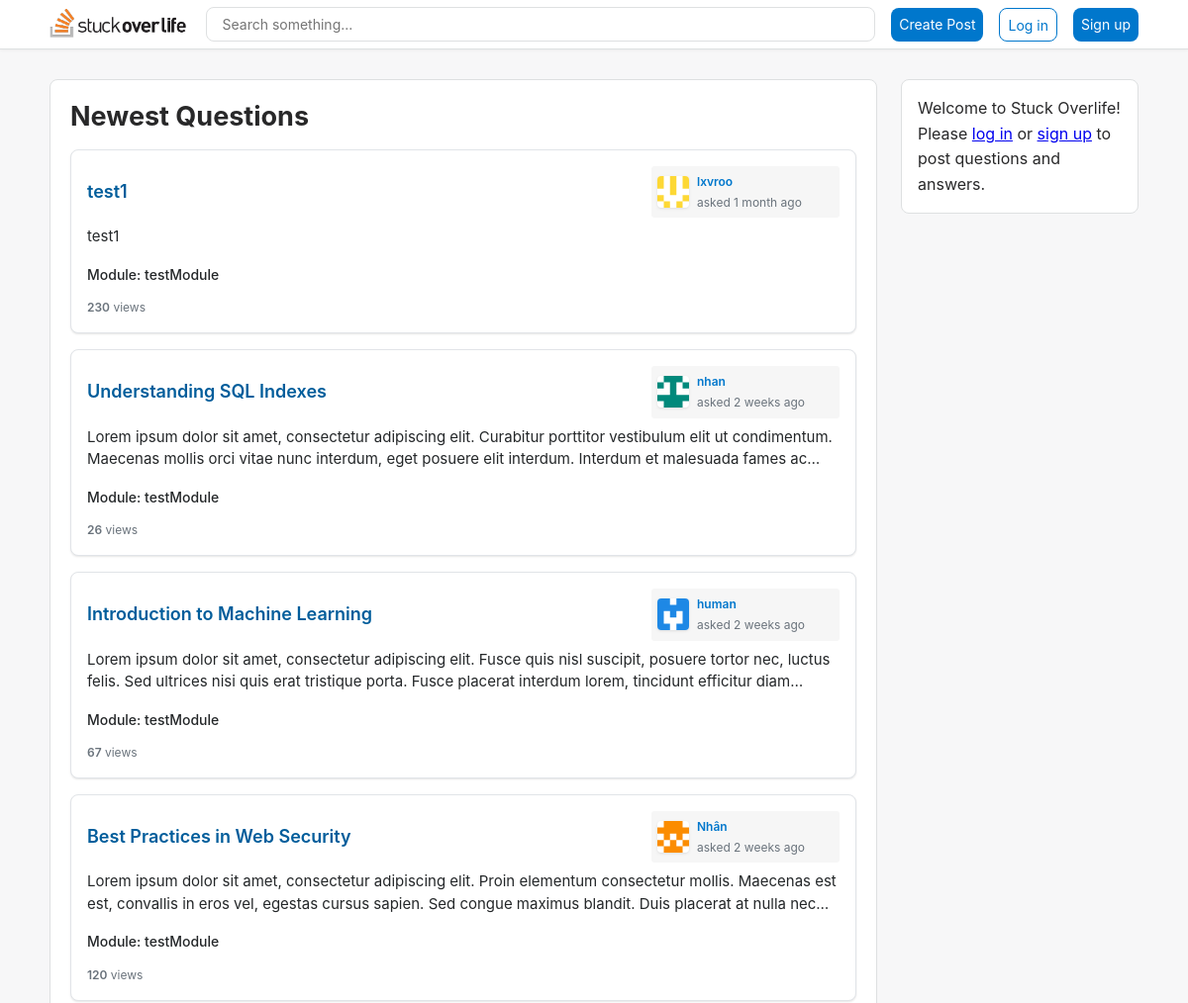
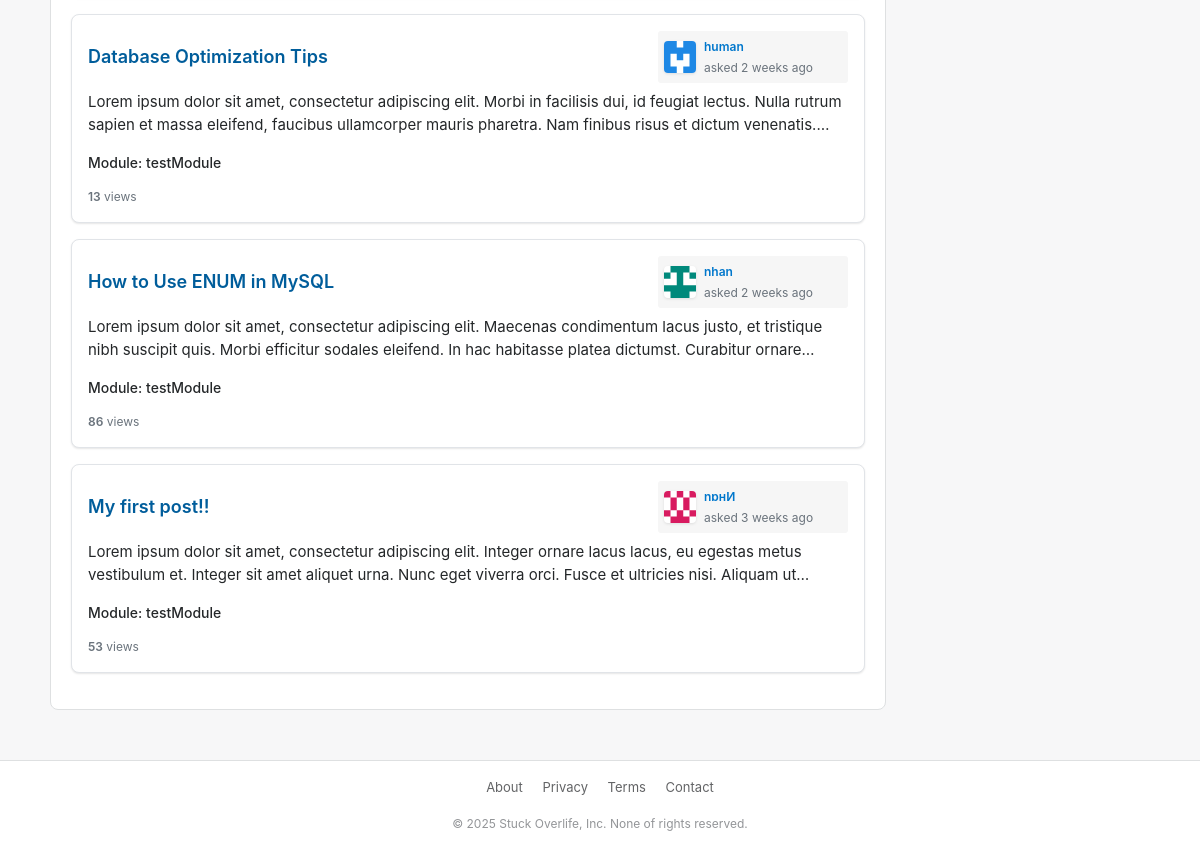
Before: / with the older database file (2 pictures, top to bottom).
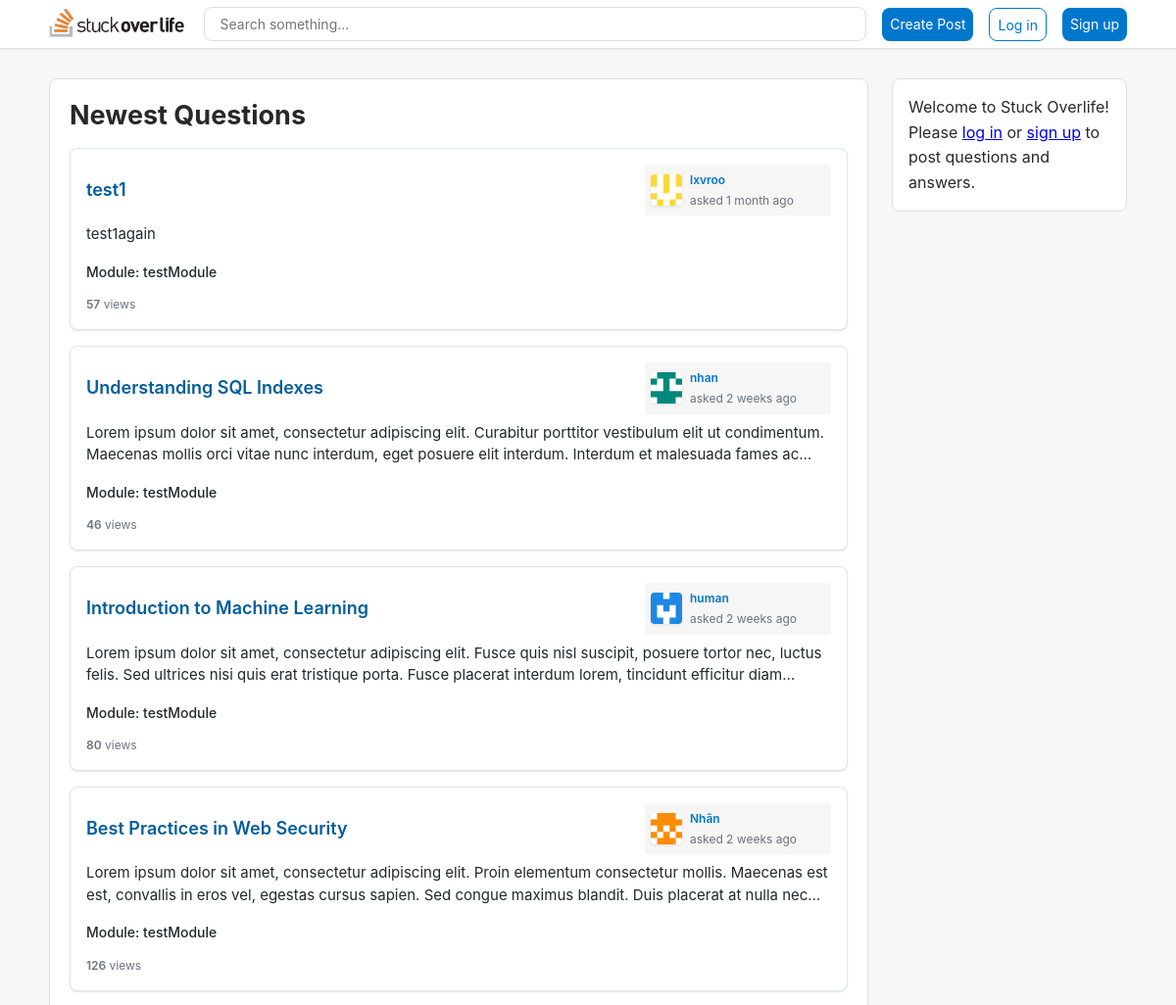
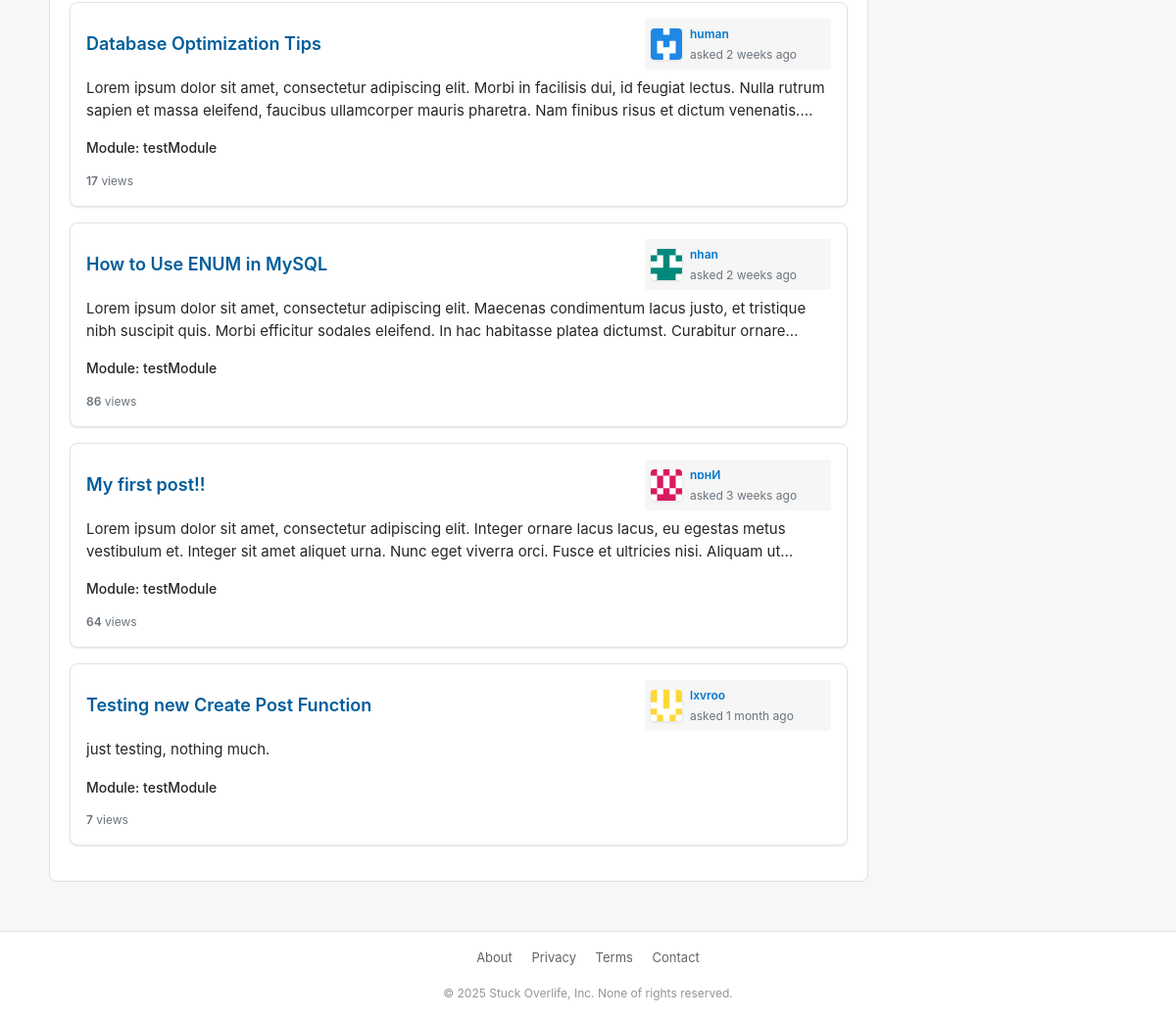
After: the same page with the newer database file (2 pictures, top to bottom).
### tables this page shows
CREATE TABLE `posts` (
  `PostID` int(11) NOT NULL,
  `title` varchar(255) NOT NULL,
  `content` text NOT NULL,
  `ModuleID` int(11) NOT NULL,
  `UserID` int(11) NOT NULL,
  `createdAt` datetime NOT NULL DEFAULT current_timestamp(),
  `updatedAt` datetime NOT NULL DEFAULT current_timestamp() ON UPDATE current_timestamp(),
  `AssetID` int(11) DEFAULT NULL,
  `viewCount` int(11) DEFAULT 0,
  `voteCount` int(11) DEFAULT 0
);

CREATE TABLE `user` (
  `UserID` int(11) NOT NULL,
  `username` varchar(255) NOT NULL,
  `firstname` varchar(100) NOT NULL,
  `lastname` varchar(100) NOT NULL,
  `password` varchar(255) NOT NULL DEFAULT '',
  `avatar` varchar(100) DEFAULT NULL,
  `dob` date DEFAULT NULL,
  `bio` text DEFAULT NULL,
  `status` enum('Active','Blocked','Banned','Archived','Unknown') NOT NULL DEFAULT 'Active',
  `role` enum('user','admin') NOT NULL DEFAULT 'user',
  `createdAt` datetime NOT NULL DEFAULT current_timestamp()
);

CREATE TABLE `modules` (
  `ModuleID` int(11) NOT NULL,
  `moduleName` varchar(255) NOT NULL,
  `description` varchar(255) NOT NULL
);

### includes/functions.php (called while the page is built, shortened)
<?php
    function query($pdo, $sql, $parameters = []) {
        $query = $pdo->prepare($sql);
        $query->execute($parameters);
        return $query;
    }
    function timeAgo($datetime, $full = false) {
        static $now = null;
        try {
            if ($now === null) {
                $now = new DateTime();
            }
            $then = new DateTime($datetime);
            $diff = (array) $now->diff($then);
            $diff['w'] = floor($diff['d'] / 7);
            $diff['d'] -= $diff['w'] * 7;
            $string = array(
                'y' => 'year',
                'm' => 'month',
                'w' => 'week',
                'd' => 'day',
                'h' => 'hour',
                'i' => 'minute',
                's' => 'second',
            );
            foreach($string as $k => &$v) {
                if ($diff[$k]) {
                    $v = $diff[$k] . ' ' . $v . ($diff[$k] > 1 ? 's' : '');
                } else {
                    unset($string[$k]);
                }
            }
            if (!$full) $string = array_slice($string, 0, 1);
            return $string ? implode(', ', $string) . ' ago' : 'just now';
        } catch (Exception $e) {
            error_log('Error in timeAgo function: ' . $e->getMessage());
            return 'unknown time';
        }
    }
    function allPosts($pdo){
        $posts = query($pdo, 'SELECT * FROM posts
        INNER JOIN user ON posts.userid = user.userid
        INNER JOIN modules ON posts.moduleid = modules.moduleid');
        return $posts->fetchAll();
    }
    function getUserByPost($pdo, $id) {
        $parameters = [':id' => $id];
        $query = query($pdo, 'SELECT u.* FROM user u
                              INNER JOIN posts p ON u.UserID = p.UserID
                              WHERE p.PostID = :id', $parameters);
        return $query->fetch();
    }
?>

### index.php (called while the page is built, shortened)
<?php
    try {
        include './includes/db.php';
        include './includes/functions.php';
        $posts = allPosts($pdo);
        include './views/home.html.php';
    } catch (PDOException $e) {
        $title = 'An error has occurred';
        $output = 'Database error: ' . $e->getMessage();
    }
    include './views/layout.html.php';
?>

### views/home.html.php (the view, shortened to what this page needs)
<?php foreach($posts as $post): ?>
    <div class="post">
        <div class="post-with-votes">
            <div class="post-main">
                <div class="post-header">
                    <a class="post-title" href="/coursework/models/posts.php?id=<?= $post['PostID'] ?>"><?= htmlspecialchars($post['title'], ENT_QUOTES, 'UTF-8') ?></a>
                    <div class="user-info">
                        <div class="user-avatar">
                            <?php
                                $author = getUserByPost($pdo, $post['PostID']);
                                $avatar = htmlspecialchars($author['avatar'], ENT_QUOTES, 'UTF-8');
                            ?>
                            <img height="32px" src="/coursework/assets/images/random_pfp/<?= $avatar ?>" alt="User avatar">
                        </div>
                        <div class="user-info-details">
                            <a href="#" class="user-name"><?= htmlspecialchars($post['username'], ENT_QUOTES, 'UTF-8') ?></a>
                            <span class="user-reputation">asked <?= timeAgo($post['createdAt']) ?></span>
                        </div>
                    </div>
                </div>
                <div class="post-content post-preview">
                    <?php
                    $content = strip_tags(htmlspecialchars($post['content'], ENT_QUOTES, 'UTF-8'));
                    $lines = explode("\n", $content);
                    $preview = array_slice($lines, 0, 2);
                    $preview = implode("\n", $preview);
                    if (count($lines) > 2 || strlen($content) > strlen($preview)) {
                        $preview = trim($preview) . '...';
                    }
                    echo $preview;
                    ?>
                </div>
                <div class="post-module">
                    Module: <?= htmlspecialchars($post['moduleName'], ENT_QUOTES, 'UTF-8') ?>
                </div>
                <div class="post-stats">
                    <div class="post-stat">
                        <span class="post-stat-value"><?= htmlspecialchars($post['viewCount'], ENT_QUOTES, 'UTF-8') ?></span> views
                    </div>
                </div>
            </div>
        </div>
    </div>
<?php endforeach; ?>

Changed rows visible on the page:
changed posts "test1": content "test1" → "test1again"; viewCount "230" → "57"
changed posts "Understanding SQL Indexes": viewCount "26" → "46"
changed posts "Introduction to Machine Learning": viewCount "67" → "80"
changed posts "Best Practices in Web Security": viewCount "120" → "126"
changed posts "Database Optimization Tips": viewCount "13" → "17"
changed posts "My first post!!": viewCount "53" → "64"
added posts: title "Testing new Create Post Function", UserID.avatar (picture), UserID.username "lxvroo", UserID.createdAt "1 month ago", content "just testing, nothing much.", ModuleID.moduleName "testModule", viewCount "7"
